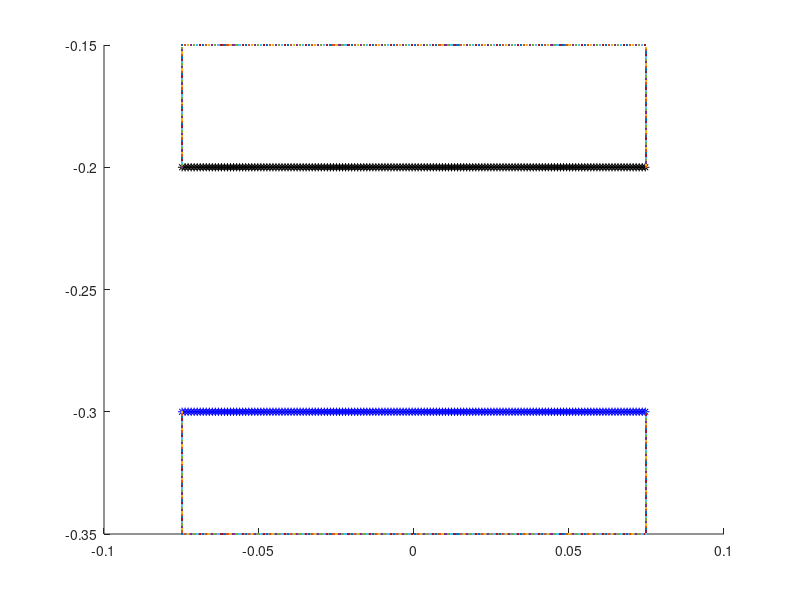

Here is the MATLAB script that generated this plot: (Note: this script raises an error after producing the figure.)
%% V5.2

%% 3/29 TS notes: 

close all
clear all
close all


%% In update_target_point_positions, changed R2 to 0.177 (From graph).
% Same in update_target_point_positions_peri


%% 
L = 1;                              % length of computational domain (m)
N = 512;                            % number of Cartesian grid meshwidths at the finest level of the AMR grid
dx = L/N;                           % Cartesian mesh width (m)
ds = L/(2*N);                       % space between boundary points in straight tube

%%%%%%%%%%%%%%%%%%%%%%%%%%%%%%%%%%%%%%%%%%%%%%%%%%%
%%%%%%%%%%%%%%%%%%%%%%%%%%%%%%%%%%%%%%%%%%%%%%%%%%%
%Parameters for the racetrack

Let = 1.34*0.1;                          % Length of elastic tube (m) scaled wrt to diameter of heart
% V5 TS. Nick's Heart_Tube.m code uses a fraction of the length of the tube to determine
% the number of rigid points on each end of elastic section. Made changes
% to use the same number he's using (can output these numbers from his code). 
Nend = 8
% Nend = 10;                           % Number of rigid points on each end of elastic section
Lt = Let+2*Nend*ds;                 % Length of main tube straight section with Nend rigid points on each end



% main tube
diameter = 0.1;                     % diameter of the main tube (scaling factor for everything else)
R2 = 0.1;                           % radius of inner wall
R1 = R2+diameter;                   % radius of outer wall

%Uppermost branch
diamTop = diameter*(0.0206/0.0442);		%diameter of the uppermost branch
LtTop = Lt+2*(diameter-diamTop); %length of the straight parts for the upper section
R1Top = R2 + diamTop;		%radius of outer wall for upper section

%bottom branch
diamBot = diameter*(0.0158/0.0442);
R2Bot = 1/2*(diamBot);


Ls = 2*R2+3*diamBot;			%length of the straight outer side walls


Nstraight = 2*ceil(Lt/ds)          % number of points along each shorter straight section (top+bottom)
NstraightBranch = 2*ceil(LtTop/ds);	% number of points along longer straight sections
NstraightSide = 2*ceil(Ls/ds);	%number of points along each straight (vertical)  outer side section
Ncurve = 2*ceil(pi*R1/ds);          % number of points along a circle of diameter R1. 
                                       %Will use fractions of this number
                                       %to draw points for curved sections
%%NcurveSmall = 2*ceil(pi*R2Bot/ds)    %number of points along a circle of diameter R2Bot (small)


Nrace = (1/2)*Nstraight+4*Ncurve + (3/2)*NstraightBranch + NstraightSide; %+NcurveSmall % number of points making up the racetrack part. More added later in code

%For Nrace: (1/2)*Nstraight = one straight section of length Lt,
%Nstraight/2 each
    % 4*Ncurve = 6 semi circles and 4 quarter circles = 4 circles, Ncurve
    % each
    %(3/2)*NstraightBranch = 3 straight sections of length Ls,
    %NstraightBranch/2 each.
    % NstraightSide = 2 straight (vertical) sections, NstraightSide/2 each.
    %Ncurve small = points for 1 cirle of radius R2Bot
    

dthetaHalf = pi/(Ncurve/2);             % angle increment for drawing curved edges (for a semi circle)
dthetaQuart = (pi/2)/(Ncurve/4);             % angle increment for drawing curved edges (for a quarter of a circle)


mesh_name = 'heart_';               % structure name


centery = -0.1;                        % y-position of center of curved sections in the lower area
centeryMid = centery+R2+(3)*R2Bot; %y-position of the center of the curved sections in the middle area
centeryTop = centeryMid+3*R2Bot +R2;	%y-position of center of curved sections in the upper area
centerx1 = -0.5*Lt;                 % x-position of center of left curved section of main tube
centerx2 = 0.5*Lt;                  % x-position of center of right curved section of main tube
centerx1Top = -0.5*LtTop;   %shifting of upper branch center of left cuved section
centerx2Top = 0.5*LtTop ; %shifting of uppder branch center of right curved section

%Note: more parameters for middle section added later in the code. Includes
%adding more points to Nrace

%%%%%%%%%%%%%%%%%%%%%%%%%%%%%%%%%%%%%%%%%%%%%%%%%%%%%%%%%%
%%%%%%%%%%%%%%%%%%%%%%%%%%%%%%%%%%%%%%%%%%%%%%%%%%%%%%%%%
% Parameters for the pericardium
Dp = 2*diameter;                    %diameter of the pericardium
Nperi = 2*ceil((Dp-diameter)/ds);  % number of boundary points along the sides of the pericardium
Nperitot = Nperi + Nstraight;       % total number of pericardium points

%%%%%%%%%%%%%%%%%%%%%%%%%%%%%%%%%%%%%%%%%%%%%%%%%%%%%%%%%%
%%%%%%%%%%%%%%%%%%%%%%%%%%%%%%%%%%%%%%%%%%%%%%%%%%%%%%%%%
% Parameters for the actuator
La = 0.04;                          % length of the actuator section
NLa = ceil(La/ds);                  % number of points along each actuator
Ca = 0.25*Lt;                       % center of the actuator section
NCa = ceil(ceil(Nstraight/2)*Ca/Lt); % index of the center point
Na1 = NCa - ceil(NLa/2);            % index of the starting point with respect to the elastic section
Na2 = Na1+NLa-1;                    % index of the ending point with respect to the elastic section

%%%%%%%%%%%%%%%%%%%%%%%%%%%%%%%%%%%%%%%%%%%
%%%%%%%%%%%%%%%%%%%%%%%%%%%%%%%%%%%%%%%%%%%

% Parameters for peristalsis
Lnperi = 0.005;                          % length of the end of the flexible tube without peristalsis (modified from 0.05)
Lperi = Lt-2*Lnperi;                      % length of the peristalsis section of tube
Nperist = ceil(Lperi/ds);                 % number of peristaltic points on top or bottom of tube
NCent = ceil(Nstraight/4);                 %index of center of elastic tube
Nperi1 = NCent-ceil(0.5*Nperist);           % index of the starting point with respect to the elastic section
Nperi2 = Nperi1+Nperist-1;                  %index of the ending point with respect to the elastic section

%%%%%%%%%%%%%%%%%%%%%%%%%%%%%%%%%%%%%%%%%%%%%%%%%%%%%%%%%%
%%%%%%%%%%%%%%%%%%%%%%%%%%%%%%%%%%%%%%%%%%%%%%%%%%%%%%%%%
% Parameters for the prescribed peristalsis
Lap = Let*0.75;                          % length of the actuator section
NLap = ceil(Lap/ds);                  % number of points along each actuator
Cap = 0.5*Lt;                       % center of the actuator section
NCap = ceil(ceil(Nstraight/2)*Cap/Lt); % index of the center point
Na1p = NCap - ceil(NLap/2);            % index of the starting point with respect to the elastic section
Na2p = Na1p+NLap-1;                    % index of the ending point with respect to the elastic section

%%%%%%%%%%%%%%%%%%%%%%%%%%%%%%%%%%%%%%%%%%%
%%%%%%%%%%%%%%%%%%%%%%%%%%%%%%%%%%%%%%%%%%%
% parameters for markers
Nmarkersx = 11;                     %number of columns of markers
Nmarkersy = 11;                     %number of markers in each column
Nmarkers=Nmarkersx*Nmarkersy       %total number of markers
dmx = Let/(Nmarkersx-1);            %space between markers in x-direction
dmy = diameter/(Nmarkersy-1);       %space between markers in y-direction

%%%%%%%%%%%%%%%%%%%%%%%%%%%%%%%%%%%%%%%%%%%
%%%%%%%%%%%%%%%%%%%%%%%%%%%%%%%%%%%%%%%%%%%
%% material parameters
kappa_spring = 2.0e0;               % spring constant (Newton)
kappa_beam = 1.0e0;                 % beam stiffness constant (Newton m^2)
kappa_target = kappa_spring*15;        % target point penalty spring constant (Newton)
Fmag = kappa_spring;                % this is my best guess at a reasonable applied force
phase = 0;                      %initial phase of the oscillating force, where F=Fmag*phase and phase = (1+sin(2*pi*f*t-pi/2));
%%
%%%%%%%%%%%%%%%%%%%%%%%%%%%%%%%%%%%%%%%%%%%%%%%%%%%%%%%%%%%%%%%%%%%%%%%%%%%%%%%%
%%%%%%%%%%%%%%%%%%%%%%%%%%%%%%
% Make the elastic section of the tube
% Write out the vertex information

vertex_fid = fopen([mesh_name 'tube_' num2str(N) '.vertex'], 'w');
fprintf(vertex_fid, '%d\n', Nstraight);

figure
hold on
n = 0
p = 0

%bot part
for i=1:ceil(Nstraight/2),
    ybot = centery-R1;
    xbot = -Lt/2+(i-1)*ds;
    fprintf(vertex_fid, '%1.16e %1.16e\n', xbot, ybot);
    plot(xbot,ybot,'b*')
     n = n+1   
end

%bottom part
for i=ceil(Nstraight/2)+1:Nstraight,
    ytop = centery-R2;
    xtop = -Lt/2+(i-ceil(Nstraight/2)-1)*ds;
    fprintf(vertex_fid, '%1.16e %1.16e\n', xtop, ytop);
    plot(xtop,ytop,'k*')
     p = p+1
end




fclose(vertex_fid);

%%%%%%%%%%%%%%%%%%%%%%%%%%%%%%%%%%%%%%%%%%%%%%%%%%%%%%%%%%%%%%%%%%%%%%%%%%%%%%%%
%%%%%%%%%%%%%%%%%%%%%%%%%%%%%%
% Make markers as vertices with no material properties

vertex_fid = fopen(['markers_' num2str(N) '.vertex'], 'w');
fprintf(vertex_fid, '%d\n', Nmarkers);

%top part
for i=0:Nmarkersx-1,
    for j=0:Nmarkersy-1,
        y = centery-R2-j*dmy;
        x = -Let/2+i*dmx;
    fprintf(vertex_fid, '%1.16e %1.16e\n', x, y);
    %plot(x,y)
    end
end
%fclose(vertex_fid)

%%%%%%%%%%%%%%%%%%%%%%%%%%%%%%%%%%%%%%%%%%%%%%%%%%%%%%%%%%%%%%%%%%%%%%%%%%%%%%%%
%%%%%%%%%%%%%%%%%%%%%%%%%%%%%%
% actuator part
% Write out the vertex information

%top part
% vertex_fid = fopen(['actuator_top_' num2str(N) '.vertex'], 'w');
% fprintf(vertex_fid, '%d\n', NLa);
% 
% for i=Na1:Na2,
%     ytop = centery-R2;
%     xtop = -Lt/2+i*ds;
%     fprintf(vertex_fid, '%1.16e %1.16e\n', xtop, ytop);
%     plot(xtop,ytop);
% end
% fclose(vertex_fid);
% 
% %bottom part
% vertex_fid = fopen(['actuator_bot_' num2str(N) '.vertex'], 'w');
% fprintf(vertex_fid, '%d\n', NLa);
% 
% for i=Na1:Na2,
%     ybot = centery-R1;
%     xbot = -Lt/2+i*ds;
%     fprintf(vertex_fid, '%1.16e %1.16e\n', xbot, ybot);
%      plot(xbot,ybot);
% end
% fclose(vertex_fid);

%%%%%%%%%%%%%%%%%%%%%%%%%%%%%%%%%%%%%%%%%%%%%%%%%%%%%%%%%%%%%%%%%%%%%%%%%%%%%%%
%%%%%%%%%%%%%%%%%%%%%%%%%%%%%
% valveless pumping applied force
% Use either the target point actuator or the applied force, but not both.
% Write out the vertex information

% vertex_fid = fopen(['vp_aforce_' num2str(N) '.vertex'], 'w');
% fprintf(vertex_fid, '%d\n', 2*NLa);
% 
% %top points
% for i=Na1:Na2,
%     ytop = centery-R2;
%     xtop = -Lt/2+i*ds;
%     fprintf(vertex_fid, '%1.16e %1.16e\n', xtop, ytop);
%      plot(xtop,ytop);
% end
% 
% %bottom points
% for i=Na1:Na2,
%     ybot = centery-R1;
%     xbot = -Lt/2+i*ds;
%     fprintf(vertex_fid, '%1.16e %1.16e\n', xbot, ybot);
%      plot(xbot,ybot);
% end
% fclose(vertex_fid);

%%%%%%%%%%%%%%%%%%%%%%%%%%%%%%%%%%%%%%%%%%%%%%%%%%%%%%%%%%%%%%%%%%%%%%%%%%%%%%%%
%%%%%%%%%%%%%%%%%%%%%%%%%%%%%%
% peristalsis applied force
% Use either the target point actuator or the applied force, but not both.
% Write out the vertex information

% vertex_fid = fopen(['peri_aforce_' num2str(N) '.vertex'], 'w');
% fprintf(vertex_fid, '%d\n', 2*Nperist);
% 
% %top points
% for i=Nperi1:Nperi2,
%     ytop = centery-R2;
%     xtop = -Lt/2+i*ds;
%     fprintf(vertex_fid, '%1.16e %1.16e\n', xtop, ytop);
%      plot(xtop,ytop);
% end
% 
% %bottom points
% for i=Nperi1:Nperi2,
%     ybot = centery-R1;
%     xbot = -Lt/2+i*ds;
%     fprintf(vertex_fid, '%1.16e %1.16e\n', xbot, ybot);
%      plot(xbot,ybot);
% end
% fclose(vertex_fid);

%%%%%%%%%%%%%%%%%%
% prescribed peristalsis (motion) part
% Write out the vertex information
% 
% %top part
% vertex_fid = fopen(['pperi_top_' num2str(N) '.vertex'], 'w');
% fprintf(vertex_fid, '%d\n', NLap);
% 
% for i=Na1p:Na2p,
%     ytop = centery-R2;
%     xtop = -Lt/2+i*ds;
%     fprintf(vertex_fid, '%1.16e %1.16e\n', xtop, ytop);
%     plot(xtop,ytop,'r*')
% end
% fclose(vertex_fid);
% 
% %bottom part
% vertex_fid = fopen(['pperi_bot_' num2str(N) '.vertex'], 'w');
% fprintf(vertex_fid, '%d\n', NLap);
% 
% for i=Na1p:Na2p,
%     ybot = centery-R1;
%     xbot = -Lt/2+i*ds;
%     fprintf(vertex_fid, '%1.16e %1.16e\n', xbot, ybot);
%     plot(xbot,ybot,'r*')
% end
% fclose(vertex_fid);

%%%%%%%%%%%%%%%%%%%%%%%%%%%%%%%%%%%%%%%%%%%%%%%%%%%%%%%%%%%%%%%%%%%%%%%%%%%%%%%%
%%%%%%%%%%%%%%%%%%%%%%%%%%%%%%
% race track part
% %%%calculations necessary before writing out vertex info:
%outer quarter circle
for i=ceil(Ncurve/2)+1:ceil(3*Ncurve/4),
    theta=(i-Ncurve/2-1)*dthetaQuart-(pi/2);
    yout = centery+R1*sin(theta);
    xout = Lt/2+R1*cos(theta);
end

%starting points for the right outer straight section
yrStart = yout+ds;
xrStart = xout+ds;

%outer quarter circle
for i = 1:ceil(Ncurve/4)
    theta = (-pi/2)-(i)*dthetaQuart;
    yout = centery+R1*sin(theta);
    xout = centerx1+R1*cos(theta);
end
%starting points for the left outer stright section
ylStart = yout+ds;
xlStart = xout+ds;

%additional parameters for middle branches:
centerx2Mid = xrStart-diameter;
centerx1Mid = xlStart+diameter;
Lm = abs (centerx2Mid-centerx1Mid);%length of middle branches (to ensure width of one diameter on either side, vertically)
NstraightMid = 2*ceil(Lm/ds);

Nrace = Nrace+NstraightMid;


% Write out the vertex information

vertex_fid = fopen([mesh_name 'race_' num2str(N) '.vertex'], 'w');
fprintf(vertex_fid, '%d\n', Nrace);

%%%right curved part of lower racetrack section

%inner semicircle
for i=1:ceil(Ncurve/2)
    theta = (i-1)*dthetaHalf- pi/2;
    yin = centery+R2*sin(theta);
    xin = Lt/2+R2*cos(theta);
    fprintf(vertex_fid, '%1.16e %1.16e\n', xin, yin);
    % plot(xin,yin)
end

%outer quarter circle
for i=ceil(Ncurve/2)+1:ceil(3*Ncurve/4),
    theta=(i-Ncurve/2-1)*dthetaQuart-(pi/2);
    yout = centery+R1*sin(theta);
    xout = Lt/2+R1*cos(theta);
    fprintf(vertex_fid, '%1.16e %1.16e\n', xout, yout);
    %plot(xout, yout)
end

%starting points for the right outer straight section
yrStart = yout+ds;
xrStart = xout+ds;

%right outer straight section
for i = 1:ceil(NstraightSide/2)
    xRside = xrStart;
    yRside = yrStart +i*ds;
    fprintf(vertex_fid, '%1.16e %1.16e\n', xRside, yRside);
    %plot(xRside,yRside)
end



%straight section for the upper part of the lower section (bottom wall of
%bottom branch)
for i = Ncurve+1:Ncurve+ceil(Nstraight/2),
    yin = centery+R2;
    xin = centerx2-(i-Ncurve-1)*ds;
    fprintf(vertex_fid, '%1.16e %1.16e\n', xin, yin);
   % plot(xin,yin)

end


%%%left curved part of racetrack
%inner semicircle
for i = 1:ceil(Ncurve/2),
    theta = pi/2+i*dthetaHalf;
    yin = centery+R2*sin(theta);
    xin = centerx1+R2*cos(theta);
    fprintf(vertex_fid, '%1.16e %1.16e\n', xin, yin);
    %plot(xin, yin)
end

%outer quarter circle
for i = 1:ceil(Ncurve/4)
    theta = (-pi/2)-(i)*dthetaQuart;
    yout = centery+R1*sin(theta);
    xout = centerx1+R1*cos(theta);
    fprintf(vertex_fid, '%1.16e %1.16e\n', xout, yout);
   % plot(xout, yout)
end

ylStart = yout+ds;
xlStart = xout+ds;

%left outer straight section
for i = 1:ceil(NstraightSide/2)
     xLside = xlStart;
     yLside = ylStart + (i)*ds;
    fprintf(vertex_fid, '%1.16e %1.16e\n', xLside, yLside);
   % plot(xLside,yLside)
end

%%Middle Branches


%%top wall of lower skinny branch
for i = 1:ceil(NstraightMid/2)
    yin = centeryMid-R2Bot;
    xin = centerx2Mid-(i)*ds;
    fprintf(vertex_fid, '%1.16e %1.16e\n', xin, yin);
   % plot(xin,yin)
end

%%bottom wall of upper skinny branch
for i = 1:ceil(NstraightMid/2)
    yin = centeryMid+R2Bot;
    xin = centerx2Mid-(i)*ds;
    fprintf(vertex_fid, '%1.16e %1.16e\n', xin, yin);
   % plot(xin,yin)
end

%%Left inner semi circle

for i = 1:ceil(Ncurve/2),
    theta = pi/2+i*dthetaHalf;
    yin = centeryMid+R2Bot*sin(theta);
    xin = centerx1Mid+R2Bot*cos(theta);
    fprintf(vertex_fid, '%1.16e %1.16e\n', xin, yin);
   % plot(xin, yin)
end
%% right inner semi circle
for i=1:ceil(Ncurve/2)
    theta = (i-1)*dthetaHalf- pi/2;
    yin = centeryMid+R2Bot*sin(theta);
    xin = centerx2Mid+R2Bot*cos(theta);
    fprintf(vertex_fid, '%1.16e %1.16e\n', xin, yin);
   % plot(xin,yin)
end


%%%%%%%%%% upper branches

%right curved part of racetrack
for i=1:ceil(Ncurve/2)
    theta = (i-1)*dthetaHalf- (pi/2);
    yin = centeryTop+R2*sin(theta);
    xin = centerx2Top+R2*cos(theta);
    fprintf(vertex_fid, '%1.16e %1.16e\n', xin, yin);
   % plot(xin,yin)
end


for i=1:ceil(Ncurve/4),
    theta=0+i*dthetaQuart;
    yout = centeryTop+R1Top*sin(theta);
    xout = centerx2Top+R1Top*cos(theta);
    fprintf(vertex_fid, '%1.16e %1.16e\n', xout, yout);
   % plot(xout, yout)
end



%straight (horizontal) sections on the upper chamber 
for i = Ncurve+ceil(NstraightBranch/2)+1:Ncurve+NstraightBranch,
    yout = centeryTop-R2;
    xout = centerx2Top-(i-Ncurve-ceil(NstraightBranch/2)-1)*ds;
    fprintf(vertex_fid, '%1.16e %1.16e\n', xout, yout);
   % plot(xout, yout)
    
end
%make the walls of the upper
%branch
for i = Ncurve+1:Ncurve+ceil(NstraightBranch/2),
    yin = centeryTop+R2;
    xin = centerx2Top-(i-Ncurve-1)*ds;
    fprintf(vertex_fid, '%1.16e %1.16e\n', xin, yin);
   % plot(xin,yin)
    
end

for i = Ncurve+ceil(NstraightBranch/2)+1:Ncurve+NstraightBranch,
    yout = centeryTop+R1Top;
    xout = centerx2Top-(i-Ncurve-ceil(NstraightBranch/2)-1)*ds;
    fprintf(vertex_fid, '%1.16e %1.16e\n', xout, yout);
   % plot(xout, yout)
end



%%%left curved part of upper racetrack

%inner semicircle
for i = Ncurve+NstraightBranch+1:Ncurve+NstraightBranch+ceil(Ncurve/2),
    theta = pi/2+(i-Ncurve-NstraightBranch-1)*dthetaHalf;
    yin = centeryTop+R2*sin(theta);
    xin = centerx1Top+R2*cos(theta);
    fprintf(vertex_fid, '%1.16e %1.16e\n', xin, yin);
   % plot(xin,yin)
end

%outer quartercircle
for i = 1:Ncurve/4
    theta = -pi-(i)*dthetaQuart;
    yout = centeryTop+R1Top*sin(theta);
    xout = centerx1Top+R1Top*cos(theta);
    fprintf(vertex_fid, '%1.16e %1.16e\n', xout, yout);
   % plot(xout, yout)
end




fclose(vertex_fid);

%%%%%%%%%%%%%%%%%%%%%%%%%%%%%%%%%%%%%%%%%%%%%%%%%%%%%%%%%%%%%%%%%%%%%%%%%%%%%%%%
%%%%%%%%%%%%%%%%%%%%%%%%%%%%%%%%%%%%%%%%%%%%%%%%%%%%%%%%%%%%%%%%%%%%%%%%
% Pericardium
% Write out the vertex information

vertex_fid = fopen([mesh_name 'peri_' num2str(N) '.vertex'], 'w');
fprintf(vertex_fid, '%d\n', Nperitot);

% make the top and bottom of the pericardium
for i=1:ceil(Nstraight/2),
    ytop = centery-(R2-(Dp-diameter)/2);
    xtop = -Lt/2+(i-1)*ds;
    fprintf(vertex_fid, '%1.16e %1.16e\n', xtop, ytop);
    plot(xtop,ytop)
end

for i=ceil(Nstraight/2)+1:Nstraight,
    ybot = centery-R1-(Dp-diameter)/2;
    xbot = -Lt/2+(i-ceil(Nstraight/2)-1)*ds;
    fprintf(vertex_fid, '%1.16e %1.16e\n', xbot, ybot);
    plot(xbot,ybot)
end

% make the four side pieces
for i=Nstraight+1:Nstraight+ceil(Nperi/4),
    y = centery-(R1+(Dp-diameter)/2)+(i-Nstraight-1)*ds;
    x = -Lt/2;
    fprintf(vertex_fid, '%1.16e %1.16e\n', x, y);
    plot(x,y)
end

for i=Nstraight+ceil(Nperi/4)+1:Nstraight+ceil(Nperi/2),
    y = centery-R2+(i-Nstraight-ceil(Nperi/4)-1)*ds;
    x = -Lt/2;
    fprintf(vertex_fid, '%1.16e %1.16e\n', x, y);
    plot(x,y)
end

for i=Nstraight+ceil(Nperi/2)+1:Nstraight+ceil(3*Nperi/4),
    y = centery-(R1+(Dp-diameter)/2)+(i-Nstraight-ceil(Nperi/2)-1)*ds;
    x = Lt/2;
    fprintf(vertex_fid, '%1.16e %1.16e\n', x, y);
    plot(x,y)
end

for i=Nstraight+ceil(3*Nperi/4)+1:Nperitot,
    y = centery-R2+(i-Nstraight-ceil(3*Nperi/4)-1)*ds;
    x = Lt/2;
    fprintf(vertex_fid, '%1.16e %1.16e\n', x, y);
    plot(x,y)
end
fclose(vertex_fid);

%%%%%%%%%%%%%%%%%%%%%%%%%%%%%%%%%%%%%%%%%%%%%%%%%%%%%%%%%%%%%%%%%%%%%%%%%%%%%%%%
%%%%%%%%%%%%%%%%%%%%%%%%%%%%%%%%%%%%%%%%%%%%%%%%%%%%%%%%%%%%%%%%%%%%%%%%%%%%%%%%
% Write out the spring information for the elastic section

spring_fid = fopen([mesh_name 'tube_' num2str(N) '.spring'], 'w');
fprintf(spring_fid, '%d\n', Nstraight-2);

%elastic part of tube
for i = 0:ceil(Nstraight/2)-2,
    fprintf(spring_fid, '%d %d %1.16e %1.16e\n', i, i+1, kappa_spring*ds/(ds^2), ds);
end

for i = ceil(Nstraight/2):Nstraight-2,
    fprintf(spring_fid, '%d %d %1.16e %1.16e\n', i, i+1, kappa_spring*ds/(ds^2), ds);
end

fclose(spring_fid);
%
% %%%%%%%%%%%%%%%%%%%%%%%%%%%%%%%%%%%%%%%%%%%%%%%%%%%%%%%%%%%%%%%%%%%%%%%%%%%%%%%%
% %%%%%%%%%%%%%%%%%%%%%%%%%%%%%%%%%%%%%%%%%%%%%%%%%%%%%%%%%%%%%%%%%%%%%%%%%%%%%%%%

% Write out the spring information for the valveless pumping applied force

% spring_fid = fopen(['vp_aforce_' num2str(N) '.spring'], 'w');
% fprintf(spring_fid, '%d\n', NLa);
% 
% %elastic part of tube
% for i = 0:(NLa-1),
%     fprintf(spring_fid, '%d %d %1.16e %1.16e %d\n', i, i+NLa, Fmag, phase, 1);
% end
% 
% fclose(spring_fid);
%
% %%%%%%%%%%%%%%%%%%%%%%%%%%%%%%%%%%%%%%%%%%%%%%%%%%%%%%%%%%%%%%%%%%%%%%%%%%%%%%%%
% %%%%%%%%%%%%%%%%%%%%%%%%%%%%%%%%%%%%%%%%%%%%%%%%%%%%%%%%%%%%%%%%%%%%%%%%%%%%%%%%
% Write out the spring information for the peristalsis applied force
% 
% spring_fid = fopen(['peri_aforce_' num2str(N) '.spring'], 'w');
% fprintf(spring_fid, '%d\n', Nperist);
% 
% %elastic part of tube
% for i = 0:(Nperist-1),
%     fprintf(spring_fid, '%d %d %1.16e %1.16e %d\n', i, i+Nperist, Fmag, phase, 2);
% end
% 
% fclose(spring_fid);
%
% %%%%%%%%%%%%%%%%%%%%%%%%%%%%%%%%%%%%%%%%%%%%%%%%%%%%%%%%%%%%%%%%%%%%%%%%%%%%%%%%
% %%%%%%%%%%%%%%%%%%%%%%%%%%%%%%%%%%%%%%%%%%%%%%%%%%%%%%%%%%%%%%%%%%%%%%%%%%%%%%%%
%% Write out the beam information for the elastic section

beam_fid = fopen([mesh_name 'tube_' num2str(N) '.beam'], 'w');
fprintf(beam_fid, '%d\n', Nstraight-4);

%elastic part of tube
for i = 0:ceil(Nstraight/2)-3,
    fprintf(beam_fid, '%d %d %d %1.16e\n', i, i+1, i+2, kappa_beam*ds/(ds^4));
end

for i = ceil(Nstraight/2):Nstraight-3,
    fprintf(beam_fid, '%d %d %d %1.16e\n', i, i+1, i+2, kappa_beam*ds/(ds^4));
end
fclose(beam_fid);
%%
%%%%%%%%%%%%%%%%%%%%%%%%%%%%%%%%%%%%%%%%%%%%%%%%%%%%%%%%%%%%%%%%%%%%%%%%%%%%%%%%
%%%%%%%%%%%%%%%%%%%%%%%%%%%%%%%%%%%%%%%%%%%%%%%%%%%%%%%%%%%%%%%%%%%%%%%%%%%%%%%%

% Write out the target point information for the ends of the elastic tube
target_fid = fopen([mesh_name 'tube_' num2str(N) '.target'], 'w');

fprintf(target_fid, '%d\n', Nstraight-4*Nend); 


Nstraight
for i = Nend:(Nstraight/2-Nend)-1,   
    fprintf(target_fid, '%d %1.16e\n', i, kappa_target*ds/(ds^2));
end

for i = (Nstraight/2+Nend):(Nstraight-Nend)-1,   
    fprintf(target_fid, '%d %1.16e\n', i, kappa_target*ds/(ds^2));
end


% 
% for i = 0:Nend-1,   %OLD
%     fprintf(target_fid, '%d %1.16e\n', i, kappa_target*ds/(ds^2));
% end
% 
% for i = ceil(Nstraight/2)-Nend:ceil(Nstraight/2)-1,  %OLD
%     fprintf(target_fid, '%d %1.16e\n', i, kappa_target*ds/(ds^2));
% end
% 
% for i = ceil(Nstraight/2):ceil(Nstraight/2)+Nend-1,   %OLD
%     fprintf(target_fid, '%d %1.16e\n', i, kappa_target*ds/(ds^2));
% end
% 
% for i = Nstraight-Nend:Nstraight-1,    %OLD
%     fprintf(target_fid, '%d %1.16e\n', i, kappa_target*ds/(ds^2));
% end

fclose(target_fid);

%%%%%%%%%%%%%%%%%%%%%%%%%%%%%%%%%%%%%%%%%%%%%%%%%%%%%%%%%%%%%%%%%%%%%%%%%%%%%%%%
% Write out the target point information for the actuator

%top actuator
% target_fid = fopen(['actuator_top_' num2str(N) '.target'], 'w');
% fprintf(target_fid, '%d\n', NLa);
% 
% for i = 0:NLa-1,
%     fprintf(target_fid, '%d %1.16e\n', i, kappa_target*ds/(ds^2));
% end
% 
% fclose(target_fid);
% 
% %bottom actuator
% target_fid = fopen(['actuator_bot_' num2str(N) '.target'], 'w');
% fprintf(target_fid, '%d\n', NLa);
% 
% for i = 0:NLa-1,
%     fprintf(target_fid, '%d %1.16e\n', i, kappa_target*ds/(ds^2));
% end
% 
% fclose(target_fid);

%%%%%%%%%%%%%%%%%%%%%%%%%%%%%%%%%%%%%%%%%%%%%%%%%%%%%%%%%%%%%%%%%%%%%%%%%%%%%%%%
% Write out the target point information for the actuator

%top prescribed peristalsis
% target_fid = fopen(['pperi_top_' num2str(N) '.target'], 'w');
% fprintf(target_fid, '%d\n', NLap);
% 
% for i = 0:NLap-1,
%     fprintf(target_fid, '%d %1.16e\n', i, kappa_target*ds/(ds^2));
% end
% 
% fclose(target_fid);
% 
% %bottom prescribed peristalsis
% target_fid = fopen(['pperi_bot_' num2str(N) '.target'], 'w');
% fprintf(target_fid, '%d\n', NLap);
% 
% for i = 0:NLap-1,
%     fprintf(target_fid, '%d %1.16e\n', i, kappa_target*ds/(ds^2));
% end
% 
% fclose(target_fid);

%%%%%%%%%%%%%%%%%%%%%%%%%%%%%%%%%%%%%%%%%%%%%%%%%%%%%%%%%%%%%%%%%%%%%%%%%%%%%%%%
% Write out the target point information for the racetrack
target_fid = fopen([mesh_name 'race_' num2str(N) '.target'], 'w');

fprintf(target_fid, '%d\n', Nrace);

for i = 0:Nrace-1,
    fprintf(target_fid, '%d %1.16e\n', i, kappa_target*ds/(ds^2));
end

fclose(target_fid);

%%%%%%%%%%%%%%%%%%%%%%%%%%%%%%%%%%%%%%%%%%%%%%%%%%%%%%%%%%%%%%%%%%%%%%%%%%%%%%%%
% Write out the target point information for the pericardium
target_fid = fopen([mesh_name 'peri_' num2str(N) '.target'], 'w');

fprintf(target_fid, '%d\n', Nperitot);

for i = 0:Nperitot-1,
    fprintf(target_fid, '%d %1.16e\n', i, kappa_target*ds/(ds^2));
end

fclose(target_fid);

%%%%%%%%%%%%%%%%%%%%%%%%%%%%%%%%%%%%%%%%%%%%%%%%%%%%%%%%%%%%%%%%%%%%%%%%%%%%%%%%

%% Integrating nick's code for pumping

 HeartTube(diameter, Lt, L, R1,R2, ds, centery, kappa_spring, kappa_beam, kappa_target)
